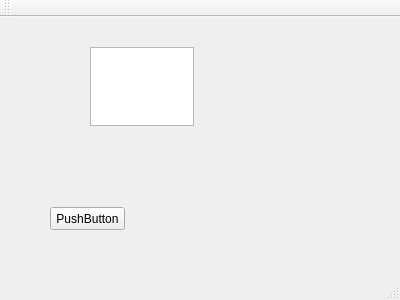
<?xml version="1.0" encoding="UTF-8"?>
<ui version="4.0">
 <class>MainWindow</class>
 <widget class="QMainWindow" name="MainWindow">
  <property name="geometry">
   <rect>
    <x>0</x>
    <y>0</y>
    <width>400</width>
    <height>300</height>
   </rect>
  </property>
  <property name="windowTitle">
   <string>MainWindow</string>
  </property>
  <widget class="QWidget" name="centralWidget">
   <widget class="QTextEdit" name="textEdit">
    <property name="geometry">
     <rect>
      <x>90</x>
      <y>30</y>
      <width>104</width>
      <height>79</height>
     </rect>
    </property>
   </widget>
   <widget class="QPushButton" name="pushButton">
    <property name="geometry">
     <rect>
      <x>50</x>
      <y>190</y>
      <width>75</width>
      <height>23</height>
     </rect>
    </property>
    <property name="text">
     <string>PushButton</string>
    </property>
   </widget>
  </widget>
  <widget class="QMenuBar" name="menuBar">
   <property name="geometry">
    <rect>
     <x>0</x>
     <y>0</y>
     <width>400</width>
     <height>23</height>
    </rect>
   </property>
  </widget>
  <widget class="QToolBar" name="mainToolBar">
   <attribute name="toolBarArea">
    <enum>TopToolBarArea</enum>
   </attribute>
   <attribute name="toolBarBreak">
    <bool>false</bool>
   </attribute>
  </widget>
  <widget class="QStatusBar" name="statusBar"/>
 </widget>
 <layoutdefault spacing="6" margin="11"/>
 <resources/>
 <connections/>
</ui>
